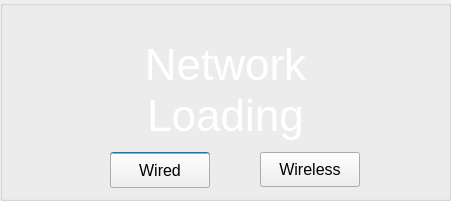
     <widget class="QGroupBox" name="gbNetworkLoading">
      <property name="geometry">
       <rect>
        <x>225</x>
        <y>120</y>
        <width>451</width>
        <height>201</height>
       </rect>
      </property>
      <property name="styleSheet">
       <string notr="true">QGroupBox#gbNetworkLoading{
/*	background: url(:/images/screens/brushedSteelSheet.png);  */
background-color: qlineargradient(spread:pad, x1:0, y1:0, x2:0.17, y2:1, stop:0 rgba(0, 0, 0, 255), stop:1 rgba(88, 88, 88, 255));
/* border-color: rgb(118, 118, 118); */
    border: 3px solid rgb(139,209,0);
/*border-radius: 10px;*/
border-radius:30px;
/*border: 3px solid black;*/
}</string>
      </property>
      <property name="title">
       <string/>
      </property>
      <property name="alignment">
       <set>Qt::AlignCenter</set>
      </property>
      <widget class="QLabel" name="networkLoadingLabel">
       <property name="geometry">
        <rect>
         <x>30</x>
         <y>10</y>
         <width>391</width>
         <height>131</height>
        </rect>
       </property>
       <property name="font">
        <font>
         <pointsize>33</pointsize>
        </font>
       </property>
       <property name="styleSheet">
        <string notr="true">/*color: rgb(0, 0, 0); */
color: rgb(255, 255, 255);</string>
       </property>
       <property name="text">
        <string>Network
Loading</string>
       </property>
       <property name="alignment">
        <set>Qt::AlignBottom|Qt::AlignHCenter</set>
       </property>
      </widget>
      <widget class="QPushButton" name="yesGatewayBut">
       <property name="geometry">
        <rect>
         <x>110</x>
         <y>152</y>
         <width>100</width>
         <height>35</height>
        </rect>
       </property>
       <property name="sizePolicy">
        <sizepolicy hsizetype="Fixed" vsizetype="Fixed">
         <horstretch>0</horstretch>
         <verstretch>0</verstretch>
        </sizepolicy>
       </property>
       <property name="minimumSize">
        <size>
         <width>100</width>
         <height>35</height>
        </size>
       </property>
       <property name="maximumSize">
        <size>
         <width>100</width>
         <height>35</height>
        </size>
       </property>
       <property name="text">
        <string>Yes</string>
       </property>
       <property name="default">
        <bool>true</bool>
       </property>
      </widget>
      <widget class="QPushButton" name="noGatewayBut">
       <property name="geometry">
        <rect>
         <x>260</x>
         <y>152</y>
         <width>100</width>
         <height>35</height>
        </rect>
       </property>
       <property name="sizePolicy">
        <sizepolicy hsizetype="Fixed" vsizetype="Fixed">
         <horstretch>0</horstretch>
         <verstretch>0</verstretch>
        </sizepolicy>
       </property>
       <property name="minimumSize">
        <size>
         <width>100</width>
         <height>35</height>
        </size>
       </property>
       <property name="maximumSize">
        <size>
         <width>100</width>
         <height>35</height>
        </size>
       </property>
       <property name="text">
        <string>No</string>
       </property>
      </widget>
      <widget class="QPushButton" name="newWiredNetworkBut">
       <property name="geometry">
        <rect>
         <x>110</x>
         <y>153</y>
         <width>100</width>
         <height>35</height>
        </rect>
       </property>
       <property name="sizePolicy">
        <sizepolicy hsizetype="Fixed" vsizetype="Fixed">
         <horstretch>0</horstretch>
         <verstretch>0</verstretch>
        </sizepolicy>
       </property>
       <property name="minimumSize">
        <size>
         <width>100</width>
         <height>35</height>
        </size>
       </property>
       <property name="maximumSize">
        <size>
         <width>100</width>
         <height>35</height>
        </size>
       </property>
       <property name="font">
        <font>
         <pointsize>12</pointsize>
        </font>
       </property>
       <property name="text">
        <string>Wired</string>
       </property>
      </widget>
      <widget class="QPushButton" name="newWirelessNetworktBut">
       <property name="geometry">
        <rect>
         <x>260</x>
         <y>152</y>
         <width>100</width>
         <height>35</height>
        </rect>
       </property>
       <property name="sizePolicy">
        <sizepolicy hsizetype="Fixed" vsizetype="Fixed">
         <horstretch>0</horstretch>
         <verstretch>0</verstretch>
        </sizepolicy>
       </property>
       <property name="minimumSize">
        <size>
         <width>100</width>
         <height>35</height>
        </size>
       </property>
       <property name="maximumSize">
        <size>
         <width>100</width>
         <height>35</height>
        </size>
       </property>
       <property name="font">
        <font>
         <pointsize>12</pointsize>
        </font>
       </property>
       <property name="text">
        <string>Wireless</string>
       </property>
      </widget>
     </widget>
